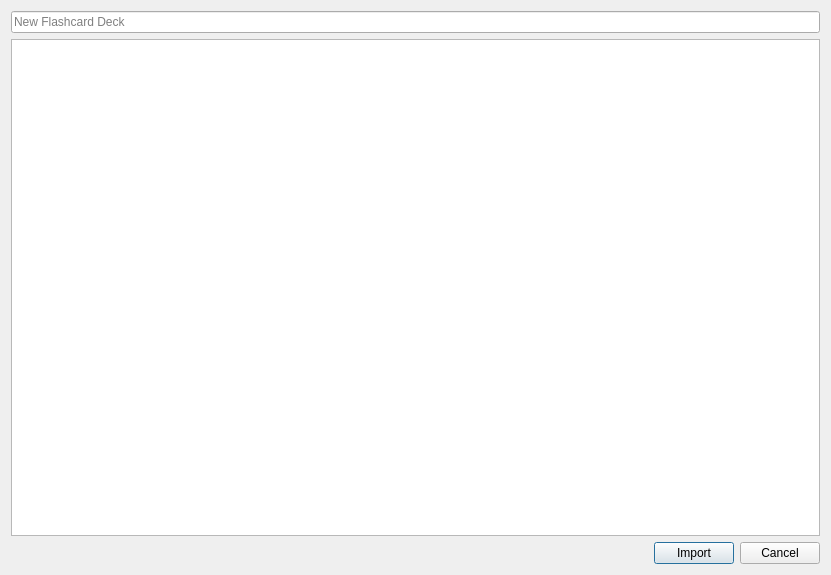
<?xml version="1.0" encoding="UTF-8"?>
<ui version="4.0">
 <class>importDialog</class>
 <widget class="QDialog" name="importDialog">
  <property name="geometry">
   <rect>
    <x>0</x>
    <y>0</y>
    <width>831</width>
    <height>575</height>
   </rect>
  </property>
  <property name="windowTitle">
   <string>Create a new deck</string>
  </property>
  <layout class="QVBoxLayout" name="verticalLayout">
   <item>
    <widget class="QLineEdit" name="lineEdit">
     <property name="placeholderText">
      <string>New Flashcard Deck</string>
     </property>
    </widget>
   </item>
   <item>
    <widget class="QPlainTextEdit" name="plainTextEdit">
     <property name="plainText">
      <string>&lt;VOCABULARY&gt;&lt;ROMANIZATION&gt;&lt;DEFINITION&gt;
</string>
     </property>
     <property name="placeholderText">
      <string>Default Format = &lt;VOCABULARY&gt;&lt;ROMANIZATION&gt;&lt;DEFINITION&gt; </string>
     </property>
    </widget>
   </item>
   <item>
    <layout class="QHBoxLayout" name="horizontalLayout">
     <item>
      <spacer name="horizontalSpacer">
       <property name="orientation">
        <enum>Qt::Horizontal</enum>
       </property>
       <property name="sizeHint" stdset="0">
        <size>
         <width>40</width>
         <height>20</height>
        </size>
       </property>
      </spacer>
     </item>
     <item>
      <widget class="QPushButton" name="pushButton_Import">
       <property name="text">
        <string>Import</string>
       </property>
      </widget>
     </item>
     <item>
      <widget class="QPushButton" name="pushButton_Cancel">
       <property name="text">
        <string>Cancel</string>
       </property>
      </widget>
     </item>
    </layout>
   </item>
  </layout>
 </widget>
 <resources/>
 <connections/>
</ui>
